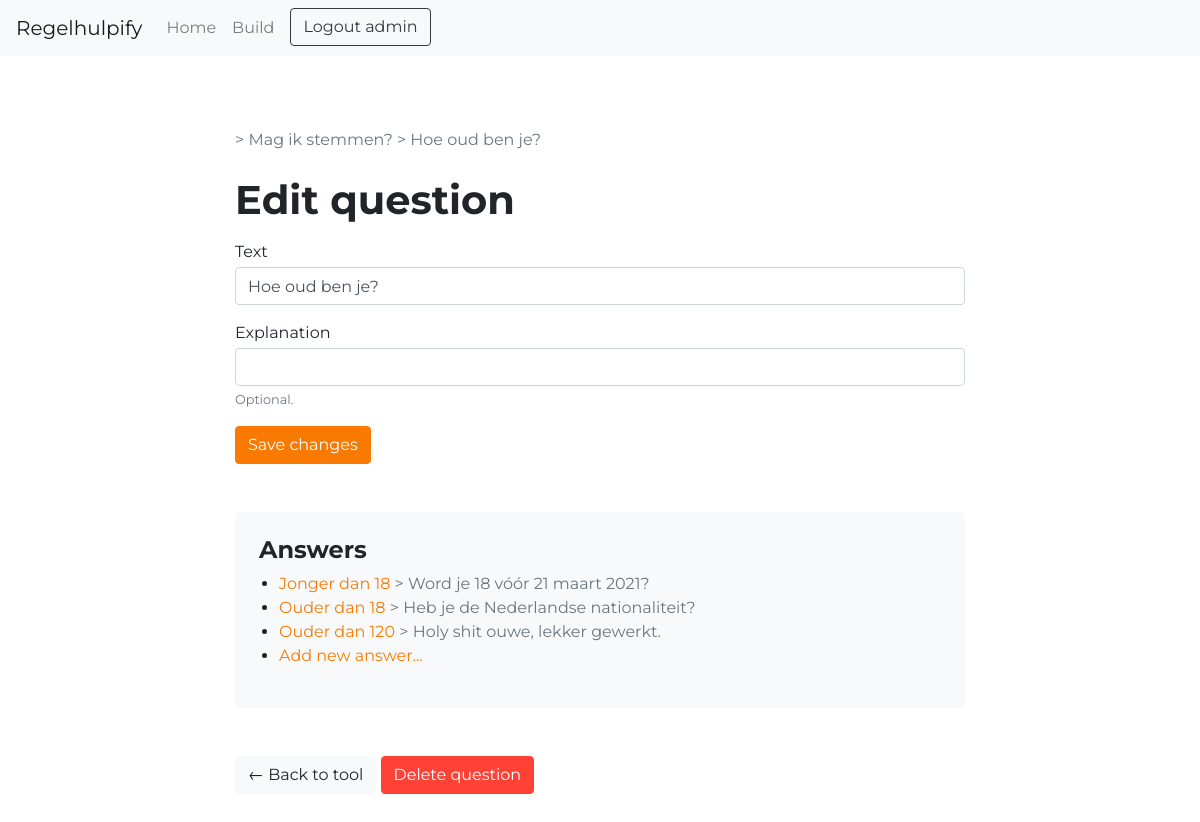
/builder/1/1/ (signed in), run on the app's committed database.
### regelhulpify/models.py (models this page shows, shortened)
class Tool(models.Model):
    owner = models.ForeignKey(User, on_delete=models.SET_DEFAULT, default=1)
    name = models.CharField(max_length=128, unique=True)
    desc = models.CharField(max_length=1024)
    img = models.URLField(max_length=1024, null=True, blank=True)
    shorturl = models.SlugField(max_length=64, unique=True, null=True, blank=True, validators=[safe_url])

class Question(models.Model):
    text = models.CharField(max_length=128)
    expl = models.CharField(max_length=256, blank=True)
    tool = models.ForeignKey(Tool, on_delete=models.CASCADE)
    position = models.IntegerField()
    result = models.BooleanField(default=False)
    class Meta:
        constraints = [
            models.UniqueConstraint(fields=['tool', 'position'], name='unique position within tool')
        ]

class Answer(models.Model):
    text = models.CharField(max_length=128)
    resulttext = models.CharField(max_length=256, blank=True)
    question = models.ForeignKey(Question, on_delete=models.CASCADE)
    nextquestion = models.ForeignKey(Question, on_delete=models.SET_DEFAULT, null=True, default="", blank=True, related_name='comesfrom')

### regelhulpify/views.py (the view, shortened to what this page needs)
# urls.py: path("builder/<int:tool>/<int:question>/", views.builder_question, name="builder_question"),
@login_required
def builder_question(request, tool, question):
    t = get_object_or_404(Tool, id=tool)
    if t.owner != request.user:
        return HttpResponseForbidden('Not your tool.')
    q = Question.objects.get(tool=t, pk=question)
    a = Answer.objects.filter(question=q)
    form = QuestionForm(instance=q)
    r = 'Vraag' if q.result == 0 else 'Uitkomst'
    context = {'form': form, 'tool': t, 'question': q, 'answers': a, 'type': r}
    return render(request, 'regelhulpify/builder_question.html', context)

### regelhulpify/forms.py
class QuestionForm(ModelForm):
    class Meta:
        model = Question
        fields = ['text','expl','tool','position', 'result']
        widgets = {'tool': HiddenInput(), 'position': HiddenInput(), 'result': HiddenInput()}
        labels = {
        "text": "Text",
        "expl": "Explanation",
        }
        help_texts = {
            'expl': _('Optional.'),
        }
    def __init__(self, *args, **kwargs):
        kwargs.setdefault('label_suffix', '')
        super(QuestionForm, self).__init__(*args, **kwargs)
        for visible in self.visible_fields():
            visible.field.widget.attrs['class'] = 'form-control'

### regelhulpify/context_processors.py (called while the page is built)
def login_form(request):
    return {
        'login_form': AuthenticationForm()
    }

### regelhulpify/templates/regelhulpify/builder_question.html (shortened to what this page needs)
{% extends 'regelhulpify/base.html' %}
{% load static %}
{% block content %}
    <p class='mt-4 mb-4 text-muted'>> {{tool.name}} > {{question.text}}</p>
    <h1 class="">Edit {% if question.result == False %}question{% else %}result{% endif %}</h1>
    <div class="mb-5">
        <form action="" method="post">
            {% include 'regelhulpify/form_snippet.html' %}
            <input type="submit" value="Save changes" class="btn btn-primary">
        </form>
    </div>
    {% if question.result == False %}
        <div class="bg-light rounded rh-answerbox p-4">
            <h4>Answers</h4>
            <ul>
                {% for answer in question.answer_set.all %}
                <li><a href="{% url 'builder_answer' tool.id question.id answer.id %}"> {{answer.text}} <span class="text-muted">> {{ answer.nextquestion.text }}</span></a></li>
                {% endfor %}
                <li><a href="{% url 'newanswer' tool.id question.id %}" class="">Add new answer...</a></li>
            </ul>
        </div>
    <a href="{% url 'builder_tool' tool.id %}" class="btn btn-light mt-5">&larr; Back to tool</a>
    <input type="button" id='question_delete' class="btn btn-danger mt-5" value='Delete question'>
    {% else %}
    <a href="{% url 'builder_tool' tool.id %}" class="btn btn-light mt-5">&larr; Back to tool</a>
    <input type="button" id='result_delete' class="btn btn-danger mt-5" value='Delete result'>
    {% endif %}
{% endblock %}

### regelhulpify/templates/regelhulpify/base.html (shortened to what this page needs)
{% load static %}
<html>
    <head>
        <link rel="stylesheet" href="{% static 'css/custom.css' %}">
    </head>
    <body>
        <nav class="navbar navbar-expand-lg navbar-light bg-light">
            <a class="navbar-brand" href="{% url 'home' %}">Regelhulpify</a>
            <div class="collapse navbar-collapse" id="navbarSupportedContent">
                <ul class="navbar-nav mr-auto">
                    <li class="nav-item">
                        <a class="nav-link" href="{% url 'home' %}">Home</a>
                    </li>
                    <li class="nav-item">
                    {% if user.is_authenticated %}
                        <a class="nav-link" href="{% url 'builder' %}">Build</a>
                    {% else %}
                        <a class="nav-link" href="{% url 'django_registration_register' %}">Register</a>
                    {% endif %}
                    </li>
                    <li class="nav-item dropdown order-1">
                        {% if user.is_authenticated %}
                    <a class="btn btn-outline-dark log-button" href="{% url 'logout' %}"> Logout {{ user.username }}</a>
                      {% endif %}
                  </li>
                </ul>
            </div>
        </nav>
        <div class="content container mt-5 pb-5">
            <div class="row">
                <div class="col-md-2"></div>
                <div class="col-md-8">
                    {% block content %}
                    {% endblock %}
                </div>
            </div>
        </div>
    </body>
</html>

### regelhulpify/templates/regelhulpify/form_snippet.html (shortened to what this page needs)
<div class="mt-3 mb-3 w-100">
    {% for field in form.visible_fields %}
    <div class="form-group">
        {{ field.label_tag }}
        {{ field }}
        {% if field.help_text or field.errors %}
            <small id="emailHelp" class="form-text">{{ field.errors }}<span class="text-muted">{{ field.help_text }}</span></small>
        {% endif %}
    </div>
    {% endfor %}
    </div>

### data on the page
Tool: name "Mag ik stemmen?"
Question: text "Hoe oud ben je?", visible_fields "Hoe oud ben je?"
Answer: text "Jonger dan 18", nextquestion.text "Word je 18 vóór 21 maart 2021?"
Answer: text "Ouder dan 18", nextquestion.text "Heb je de Nederlandse nationaliteit?"
Answer: text "Ouder dan 120", nextquestion.text "Holy shit ouwe, lekker gewerkt."

### other printed values
{{ user.username }} "admin"
{{ field.label_tag }} "Text" "Explanation"
{{ field.help_text }} "Optional."
